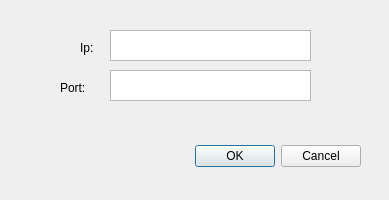
<?xml version="1.0" encoding="UTF-8"?>
<ui version="4.0">
 <class>Dialog</class>
 <widget class="QDialog" name="Dialog">
  <property name="geometry">
   <rect>
    <x>0</x>
    <y>0</y>
    <width>389</width>
    <height>200</height>
   </rect>
  </property>
  <property name="windowTitle">
   <string>Config Ip Port</string>
  </property>
  <widget class="QDialogButtonBox" name="buttonBox">
   <property name="geometry">
    <rect>
     <x>20</x>
     <y>140</y>
     <width>341</width>
     <height>32</height>
    </rect>
   </property>
   <property name="orientation">
    <enum>Qt::Horizontal</enum>
   </property>
   <property name="standardButtons">
    <set>QDialogButtonBox::Cancel|QDialogButtonBox::Ok</set>
   </property>
  </widget>
  <widget class="QLabel" name="label_2">
   <property name="geometry">
    <rect>
     <x>60</x>
     <y>80</y>
     <width>41</width>
     <height>16</height>
    </rect>
   </property>
   <property name="text">
    <string>Port:</string>
   </property>
  </widget>
  <widget class="QLabel" name="label">
   <property name="geometry">
    <rect>
     <x>80</x>
     <y>40</y>
     <width>21</width>
     <height>16</height>
    </rect>
   </property>
   <property name="text">
    <string>Ip:</string>
   </property>
  </widget>
  <widget class="QTextEdit" name="text_edit_port">
   <property name="geometry">
    <rect>
     <x>110</x>
     <y>70</y>
     <width>201</width>
     <height>31</height>
    </rect>
   </property>
  </widget>
  <widget class="QTextEdit" name="text_edit_ip">
   <property name="geometry">
    <rect>
     <x>110</x>
     <y>30</y>
     <width>201</width>
     <height>31</height>
    </rect>
   </property>
  </widget>
 </widget>
 <resources/>
 <connections>
  <connection>
   <sender>buttonBox</sender>
   <signal>accepted()</signal>
   <receiver>Dialog</receiver>
   <slot>accept()</slot>
   <hints>
    <hint type="sourcelabel">
     <x>248</x>
     <y>254</y>
    </hint>
    <hint type="destinationlabel">
     <x>157</x>
     <y>274</y>
    </hint>
   </hints>
  </connection>
  <connection>
   <sender>buttonBox</sender>
   <signal>rejected()</signal>
   <receiver>Dialog</receiver>
   <slot>reject()</slot>
   <hints>
    <hint type="sourcelabel">
     <x>316</x>
     <y>260</y>
    </hint>
    <hint type="destinationlabel">
     <x>286</x>
     <y>274</y>
    </hint>
   </hints>
  </connection>
 </connections>
</ui>
